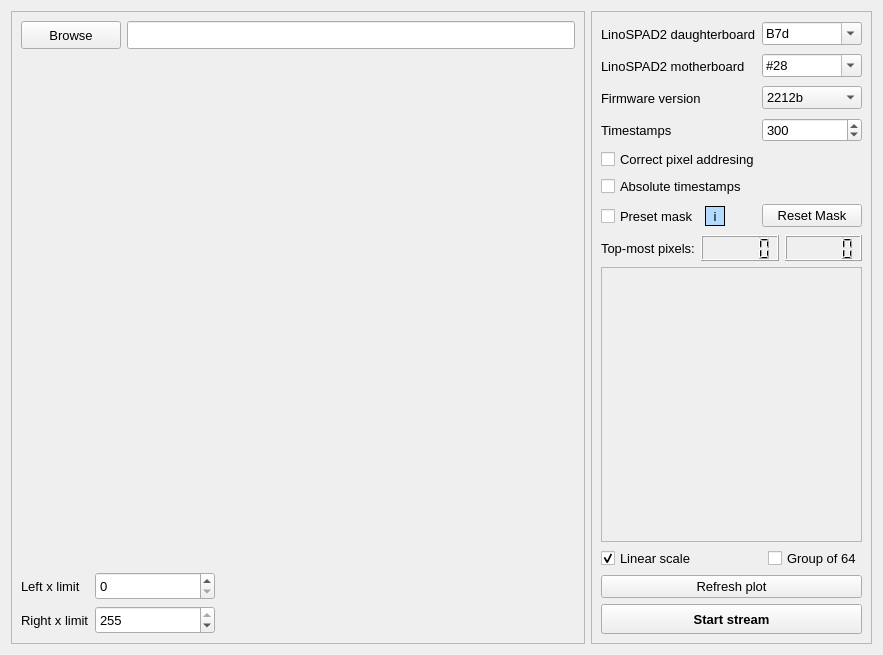
<?xml version="1.0" encoding="UTF-8"?>
<ui version="4.0">
 <class>Form</class>
 <widget class="QWidget" name="Form">
  <property name="geometry">
   <rect>
    <x>0</x>
    <y>0</y>
    <width>883</width>
    <height>655</height>
   </rect>
  </property>
  <property name="windowTitle">
   <string>Form</string>
  </property>
  <layout class="QGridLayout" name="gridLayout_2">
   <item row="0" column="1">
    <widget class="QFrame" name="frame_2">
     <property name="sizePolicy">
      <sizepolicy hsizetype="Fixed" vsizetype="Preferred">
       <horstretch>0</horstretch>
       <verstretch>0</verstretch>
      </sizepolicy>
     </property>
     <property name="frameShape">
      <enum>QFrame::StyledPanel</enum>
     </property>
     <property name="frameShadow">
      <enum>QFrame::Raised</enum>
     </property>
     <layout class="QVBoxLayout" name="verticalLayout">
      <item>
       <layout class="QHBoxLayout" name="horizontalLayout_7">
        <item>
         <widget class="QLabel" name="label_comboBox_mask_2">
          <property name="enabled">
           <bool>true</bool>
          </property>
          <property name="minimumSize">
           <size>
            <width>0</width>
            <height>26</height>
           </size>
          </property>
          <property name="font">
           <font>
            <pointsize>10</pointsize>
           </font>
          </property>
          <property name="text">
           <string>LinoSPAD2 daughterboard</string>
          </property>
          <property name="alignment">
           <set>Qt::AlignLeading|Qt::AlignLeft|Qt::AlignVCenter</set>
          </property>
         </widget>
        </item>
        <item>
         <widget class="QComboBox" name="comboBox_mask_2">
          <property name="enabled">
           <bool>true</bool>
          </property>
          <property name="sizePolicy">
           <sizepolicy hsizetype="Fixed" vsizetype="Fixed">
            <horstretch>0</horstretch>
            <verstretch>0</verstretch>
           </sizepolicy>
          </property>
          <property name="minimumSize">
           <size>
            <width>100</width>
            <height>0</height>
           </size>
          </property>
          <property name="font">
           <font>
            <pointsize>10</pointsize>
           </font>
          </property>
          <property name="editable">
           <bool>true</bool>
          </property>
          <property name="currentText">
           <string>B7d</string>
          </property>
          <property name="currentIndex">
           <number>0</number>
          </property>
          <property name="insertPolicy">
           <enum>QComboBox::InsertAtCurrent</enum>
          </property>
          <property name="placeholderText">
           <string notr="true"/>
          </property>
          <item>
           <property name="text">
            <string>B7d</string>
           </property>
          </item>
          <item>
           <property name="text">
            <string>NL11</string>
           </property>
          </item>
          <item>
           <property name="text">
            <string>A5</string>
           </property>
          </item>
          <item>
           <property name="text">
            <string>D2b</string>
           </property>
          </item>
         </widget>
        </item>
       </layout>
      </item>
      <item>
       <layout class="QHBoxLayout" name="horizontalLayout_8" stretch="0,0">
        <property name="spacing">
         <number>6</number>
        </property>
        <property name="sizeConstraint">
         <enum>QLayout::SetFixedSize</enum>
        </property>
        <property name="topMargin">
         <number>0</number>
        </property>
        <property name="bottomMargin">
         <number>0</number>
        </property>
        <item>
         <widget class="QLabel" name="label_comboBox_mb_2">
          <property name="minimumSize">
           <size>
            <width>0</width>
            <height>26</height>
           </size>
          </property>
          <property name="font">
           <font>
            <pointsize>10</pointsize>
           </font>
          </property>
          <property name="text">
           <string>LinoSPAD2 motherboard</string>
          </property>
         </widget>
        </item>
        <item>
         <widget class="QComboBox" name="comboBox_mb_2">
          <property name="sizePolicy">
           <sizepolicy hsizetype="Fixed" vsizetype="Fixed">
            <horstretch>0</horstretch>
            <verstretch>0</verstretch>
           </sizepolicy>
          </property>
          <property name="minimumSize">
           <size>
            <width>100</width>
            <height>0</height>
           </size>
          </property>
          <property name="font">
           <font>
            <pointsize>10</pointsize>
           </font>
          </property>
          <property name="editable">
           <bool>true</bool>
          </property>
          <property name="insertPolicy">
           <enum>QComboBox::InsertAtCurrent</enum>
          </property>
          <item>
           <property name="text">
            <string>#28</string>
           </property>
          </item>
          <item>
           <property name="text">
            <string>#33</string>
           </property>
          </item>
          <item>
           <property name="text">
            <string>#21</string>
           </property>
          </item>
          <item>
           <property name="text">
            <string>#36</string>
           </property>
          </item>
          <item>
           <property name="text">
            <string>#37</string>
           </property>
          </item>
          <item>
           <property name="text">
            <string>#4</string>
           </property>
          </item>
          <item>
           <property name="text">
            <string>#29</string>
           </property>
          </item>
         </widget>
        </item>
       </layout>
      </item>
      <item>
       <layout class="QHBoxLayout" name="horizontalLayout">
        <property name="topMargin">
         <number>0</number>
        </property>
       </layout>
      </item>
      <item>
       <layout class="QHBoxLayout" name="horizontalLayout_9">
        <property name="bottomMargin">
         <number>0</number>
        </property>
        <item>
         <widget class="QLabel" name="label_FW_2">
          <property name="minimumSize">
           <size>
            <width>0</width>
            <height>26</height>
           </size>
          </property>
          <property name="font">
           <font>
            <pointsize>10</pointsize>
           </font>
          </property>
          <property name="text">
           <string>Firmware version</string>
          </property>
          <property name="alignment">
           <set>Qt::AlignLeading|Qt::AlignLeft|Qt::AlignVCenter</set>
          </property>
         </widget>
        </item>
        <item>
         <widget class="QComboBox" name="comboBox_FW_2">
          <property name="sizePolicy">
           <sizepolicy hsizetype="Fixed" vsizetype="Fixed">
            <horstretch>0</horstretch>
            <verstretch>0</verstretch>
           </sizepolicy>
          </property>
          <property name="minimumSize">
           <size>
            <width>100</width>
            <height>0</height>
           </size>
          </property>
          <property name="font">
           <font>
            <pointsize>10</pointsize>
           </font>
          </property>
          <item>
           <property name="text">
            <string>2212b</string>
           </property>
          </item>
          <item>
           <property name="text">
            <string>2208</string>
           </property>
          </item>
          <item>
           <property name="text">
            <string>2212s</string>
           </property>
          </item>
         </widget>
        </item>
       </layout>
      </item>
      <item>
       <layout class="QHBoxLayout" name="horizontalLayout_11">
        <item>
         <widget class="QLabel" name="label_timestamps_2">
          <property name="minimumSize">
           <size>
            <width>0</width>
            <height>26</height>
           </size>
          </property>
          <property name="font">
           <font>
            <pointsize>10</pointsize>
           </font>
          </property>
          <property name="toolTip">
           <string>&lt;html&gt;&lt;head/&gt;&lt;body&gt;&lt;p&gt;Number of timestamps per pixel per acquisition cycle. The default is 512.&lt;/p&gt;&lt;/body&gt;&lt;/html&gt;</string>
          </property>
          <property name="lineWidth">
           <number>0</number>
          </property>
          <property name="text">
           <string>Timestamps</string>
          </property>
          <property name="textFormat">
           <enum>Qt::PlainText</enum>
          </property>
          <property name="alignment">
           <set>Qt::AlignLeading|Qt::AlignLeft|Qt::AlignVCenter</set>
          </property>
         </widget>
        </item>
        <item>
         <widget class="QSpinBox" name="spinBox_timestamps_2">
          <property name="sizePolicy">
           <sizepolicy hsizetype="Fixed" vsizetype="Fixed">
            <horstretch>0</horstretch>
            <verstretch>0</verstretch>
           </sizepolicy>
          </property>
          <property name="minimumSize">
           <size>
            <width>100</width>
            <height>0</height>
           </size>
          </property>
          <property name="font">
           <font>
            <pointsize>10</pointsize>
           </font>
          </property>
          <property name="maximum">
           <number>1536</number>
          </property>
          <property name="value">
           <number>300</number>
          </property>
         </widget>
        </item>
       </layout>
      </item>
      <item>
       <widget class="QCheckBox" name="checkBox_pix_add_fix">
        <property name="font">
         <font>
          <pointsize>10</pointsize>
         </font>
        </property>
        <property name="text">
         <string>Correct pixel addresing</string>
        </property>
       </widget>
      </item>
      <item>
       <widget class="QCheckBox" name="checkBox_abs_timestamps">
        <property name="font">
         <font>
          <pointsize>10</pointsize>
         </font>
        </property>
        <property name="toolTip">
         <string>&lt;html&gt;&lt;head/&gt;&lt;body&gt;&lt;p&gt;Check if the data files were collected with absolute timestamps: two extra 32-bit words at the start of each acquisition cycle.&lt;/p&gt;&lt;/body&gt;&lt;/html&gt;</string>
        </property>
        <property name="text">
         <string>Absolute timestamps</string>
        </property>
       </widget>
      </item>
      <item>
       <layout class="QHBoxLayout" name="horizontalLayout_10">
        <property name="topMargin">
         <number>0</number>
        </property>
        <property name="bottomMargin">
         <number>0</number>
        </property>
        <item>
         <widget class="QCheckBox" name="checkBox_presetMask_2">
          <property name="enabled">
           <bool>true</bool>
          </property>
          <property name="minimumSize">
           <size>
            <width>0</width>
            <height>26</height>
           </size>
          </property>
          <property name="font">
           <font>
            <pointsize>10</pointsize>
           </font>
          </property>
          <property name="text">
           <string>Preset mask</string>
          </property>
         </widget>
        </item>
        <item>
         <widget class="QLabel" name="label_presetMaskInfo_2">
          <property name="minimumSize">
           <size>
            <width>20</width>
            <height>20</height>
           </size>
          </property>
          <property name="maximumSize">
           <size>
            <width>20</width>
            <height>20</height>
           </size>
          </property>
          <property name="palette">
           <palette>
            <active>
             <colorrole role="Button">
              <brush brushstyle="SolidPattern">
               <color alpha="255">
                <red>173</red>
                <green>240</green>
                <blue>240</blue>
               </color>
              </brush>
             </colorrole>
             <colorrole role="Midlight">
              <brush brushstyle="SolidPattern">
               <color alpha="255">
                <red>160</red>
                <green>226</green>
                <blue>227</blue>
               </color>
              </brush>
             </colorrole>
             <colorrole role="Base">
              <brush brushstyle="SolidPattern">
               <color alpha="255">
                <red>255</red>
                <green>255</green>
                <blue>255</blue>
               </color>
              </brush>
             </colorrole>
             <colorrole role="Window">
              <brush brushstyle="SolidPattern">
               <color alpha="255">
                <red>178</red>
                <green>219</green>
                <blue>255</blue>
               </color>
              </brush>
             </colorrole>
            </active>
            <inactive>
             <colorrole role="Button">
              <brush brushstyle="SolidPattern">
               <color alpha="255">
                <red>173</red>
                <green>240</green>
                <blue>240</blue>
               </color>
              </brush>
             </colorrole>
             <colorrole role="Midlight">
              <brush brushstyle="SolidPattern">
               <color alpha="255">
                <red>227</red>
                <green>227</green>
                <blue>227</blue>
               </color>
              </brush>
             </colorrole>
             <colorrole role="Base">
              <brush brushstyle="SolidPattern">
               <color alpha="255">
                <red>255</red>
                <green>255</green>
                <blue>255</blue>
               </color>
              </brush>
             </colorrole>
             <colorrole role="Window">
              <brush brushstyle="SolidPattern">
               <color alpha="255">
                <red>178</red>
                <green>219</green>
                <blue>255</blue>
               </color>
              </brush>
             </colorrole>
            </inactive>
            <disabled>
             <colorrole role="Button">
              <brush brushstyle="SolidPattern">
               <color alpha="255">
                <red>173</red>
                <green>240</green>
                <blue>240</blue>
               </color>
              </brush>
             </colorrole>
             <colorrole role="Midlight">
              <brush brushstyle="SolidPattern">
               <color alpha="255">
                <red>247</red>
                <green>247</green>
                <blue>247</blue>
               </color>
              </brush>
             </colorrole>
             <colorrole role="Base">
              <brush brushstyle="SolidPattern">
               <color alpha="255">
                <red>178</red>
                <green>219</green>
                <blue>255</blue>
               </color>
              </brush>
             </colorrole>
             <colorrole role="Window">
              <brush brushstyle="SolidPattern">
               <color alpha="255">
                <red>178</red>
                <green>219</green>
                <blue>255</blue>
               </color>
              </brush>
             </colorrole>
            </disabled>
           </palette>
          </property>
          <property name="font">
           <font>
            <pointsize>10</pointsize>
           </font>
          </property>
          <property name="cursor">
           <cursorShape>WhatsThisCursor</cursorShape>
          </property>
          <property name="toolTip">
           <string>&lt;html&gt;&lt;head/&gt;&lt;body&gt;&lt;p&gt;Mask for warm pixels of a certain LinoSPAD2 board, which can be selected above.&lt;/p&gt;&lt;/body&gt;&lt;/html&gt;</string>
          </property>
          <property name="autoFillBackground">
           <bool>true</bool>
          </property>
          <property name="frameShape">
           <enum>QFrame::Box</enum>
          </property>
          <property name="text">
           <string>i</string>
          </property>
          <property name="textFormat">
           <enum>Qt::AutoText</enum>
          </property>
          <property name="scaledContents">
           <bool>false</bool>
          </property>
          <property name="alignment">
           <set>Qt::AlignCenter</set>
          </property>
         </widget>
        </item>
        <item>
         <spacer name="horizontalSpacer_3">
          <property name="orientation">
           <enum>Qt::Horizontal</enum>
          </property>
          <property name="sizeHint" stdset="0">
           <size>
            <width>5</width>
            <height>20</height>
           </size>
          </property>
         </spacer>
        </item>
        <item>
         <widget class="QPushButton" name="pushButton_resetMask_2">
          <property name="sizePolicy">
           <sizepolicy hsizetype="Fixed" vsizetype="Fixed">
            <horstretch>0</horstretch>
            <verstretch>0</verstretch>
           </sizepolicy>
          </property>
          <property name="minimumSize">
           <size>
            <width>100</width>
            <height>21</height>
           </size>
          </property>
          <property name="font">
           <font>
            <pointsize>10</pointsize>
           </font>
          </property>
          <property name="text">
           <string>Reset Mask</string>
          </property>
         </widget>
        </item>
       </layout>
      </item>
      <item>
       <layout class="QHBoxLayout" name="horizontalLayout_2">
        <property name="topMargin">
         <number>0</number>
        </property>
        <item>
         <widget class="QLabel" name="label_TopMostPixels">
          <property name="minimumSize">
           <size>
            <width>0</width>
            <height>26</height>
           </size>
          </property>
          <property name="font">
           <font>
            <pointsize>10</pointsize>
           </font>
          </property>
          <property name="text">
           <string>Top-most pixels:</string>
          </property>
         </widget>
        </item>
        <item>
         <widget class="QLCDNumber" name="lcdTopMostPixel1"/>
        </item>
        <item>
         <widget class="QLCDNumber" name="lcdTopMostPixel2">
          <property name="font">
           <font>
            <pointsize>8</pointsize>
           </font>
          </property>
         </widget>
        </item>
       </layout>
      </item>
      <item>
       <widget class="QScrollArea" name="scrollArea">
        <property name="minimumSize">
         <size>
          <width>0</width>
          <height>250</height>
         </size>
        </property>
        <property name="widgetResizable">
         <bool>true</bool>
        </property>
        <widget class="QWidget" name="scrollAreaWidgetContents_2">
         <property name="geometry">
          <rect>
           <x>0</x>
           <y>0</y>
           <width>304</width>
           <height>248</height>
          </rect>
         </property>
        </widget>
       </widget>
      </item>
      <item>
       <layout class="QHBoxLayout" name="horizontalLayout_12">
        <property name="bottomMargin">
         <number>0</number>
        </property>
        <item>
         <widget class="QCheckBox" name="checkBox_linearScale_2">
          <property name="font">
           <font>
            <pointsize>10</pointsize>
           </font>
          </property>
          <property name="text">
           <string>Linear scale</string>
          </property>
          <property name="checked">
           <bool>true</bool>
          </property>
         </widget>
        </item>
        <item>
         <spacer name="horizontalSpacer_4">
          <property name="orientation">
           <enum>Qt::Horizontal</enum>
          </property>
          <property name="sizeHint" stdset="0">
           <size>
            <width>40</width>
            <height>20</height>
           </size>
          </property>
         </spacer>
        </item>
        <item>
         <widget class="QCheckBox" name="checkBox_grouping_2">
          <property name="font">
           <font>
            <pointsize>10</pointsize>
           </font>
          </property>
          <property name="toolTip">
           <string>&lt;html&gt;&lt;head/&gt;&lt;body&gt;&lt;p&gt;Check to plot three vertical lines to help allign the peaks in a single group of 64 pixels.&lt;/p&gt;&lt;/body&gt;&lt;/html&gt;</string>
          </property>
          <property name="text">
           <string>Group of 64</string>
          </property>
         </widget>
        </item>
       </layout>
      </item>
      <item>
       <widget class="QPushButton" name="pushButton_refreshPlot">
        <property name="font">
         <font>
          <pointsize>10</pointsize>
         </font>
        </property>
        <property name="text">
         <string>Refresh plot</string>
        </property>
       </widget>
      </item>
      <item>
       <widget class="QPushButton" name="pushButton_startStream">
        <property name="minimumSize">
         <size>
          <width>0</width>
          <height>30</height>
         </size>
        </property>
        <property name="font">
         <font>
          <pointsize>10</pointsize>
          <weight>75</weight>
          <bold>true</bold>
         </font>
        </property>
        <property name="text">
         <string>Start stream</string>
        </property>
       </widget>
      </item>
     </layout>
    </widget>
   </item>
   <item row="0" column="0">
    <widget class="QFrame" name="frame">
     <property name="sizePolicy">
      <sizepolicy hsizetype="Expanding" vsizetype="Expanding">
       <horstretch>0</horstretch>
       <verstretch>0</verstretch>
      </sizepolicy>
     </property>
     <property name="frameShape">
      <enum>QFrame::StyledPanel</enum>
     </property>
     <property name="frameShadow">
      <enum>QFrame::Raised</enum>
     </property>
     <layout class="QGridLayout" name="gridLayout">
      <item row="0" column="0" colspan="2">
       <widget class="QPushButton" name="pushButton_browse">
        <property name="sizePolicy">
         <sizepolicy hsizetype="Fixed" vsizetype="Fixed">
          <horstretch>0</horstretch>
          <verstretch>0</verstretch>
         </sizepolicy>
        </property>
        <property name="minimumSize">
         <size>
          <width>100</width>
          <height>28</height>
         </size>
        </property>
        <property name="font">
         <font>
          <pointsize>10</pointsize>
         </font>
        </property>
        <property name="text">
         <string>Browse</string>
        </property>
       </widget>
      </item>
      <item row="6" column="0">
       <widget class="QLabel" name="label_leftXLim">
        <property name="minimumSize">
         <size>
          <width>0</width>
          <height>28</height>
         </size>
        </property>
        <property name="font">
         <font>
          <pointsize>10</pointsize>
         </font>
        </property>
        <property name="text">
         <string>Left x limit</string>
        </property>
       </widget>
      </item>
      <item row="1" column="0" colspan="3">
       <widget class="QWidget" name="widget_figure" native="true">
        <property name="sizePolicy">
         <sizepolicy hsizetype="Preferred" vsizetype="Preferred">
          <horstretch>0</horstretch>
          <verstretch>0</verstretch>
         </sizepolicy>
        </property>
        <property name="minimumSize">
         <size>
          <width>500</width>
          <height>425</height>
         </size>
        </property>
        <property name="font">
         <font>
          <pointsize>15</pointsize>
         </font>
        </property>
       </widget>
      </item>
      <item row="6" column="1" colspan="2">
       <widget class="QSpinBox" name="spinBox_leftXLim">
        <property name="minimumSize">
         <size>
          <width>0</width>
          <height>28</height>
         </size>
        </property>
        <property name="maximumSize">
         <size>
          <width>120</width>
          <height>16777215</height>
         </size>
        </property>
        <property name="font">
         <font>
          <pointsize>10</pointsize>
         </font>
        </property>
        <property name="maximum">
         <number>255</number>
        </property>
       </widget>
      </item>
      <item row="0" column="2">
       <widget class="QLineEdit" name="lineEdit_browse">
        <property name="minimumSize">
         <size>
          <width>0</width>
          <height>28</height>
         </size>
        </property>
       </widget>
      </item>
      <item row="8" column="0">
       <widget class="QLabel" name="label_rightXLim">
        <property name="minimumSize">
         <size>
          <width>0</width>
          <height>28</height>
         </size>
        </property>
        <property name="font">
         <font>
          <pointsize>10</pointsize>
         </font>
        </property>
        <property name="text">
         <string>Right x limit</string>
        </property>
       </widget>
      </item>
      <item row="8" column="1" colspan="2">
       <widget class="QSpinBox" name="spinBox_rightXLim">
        <property name="minimumSize">
         <size>
          <width>0</width>
          <height>28</height>
         </size>
        </property>
        <property name="maximumSize">
         <size>
          <width>120</width>
          <height>16777215</height>
         </size>
        </property>
        <property name="font">
         <font>
          <pointsize>10</pointsize>
         </font>
        </property>
        <property name="maximum">
         <number>255</number>
        </property>
        <property name="value">
         <number>255</number>
        </property>
       </widget>
      </item>
      <item row="5" column="0" colspan="3">
       <spacer name="verticalSpacer">
        <property name="orientation">
         <enum>Qt::Vertical</enum>
        </property>
        <property name="sizeType">
         <enum>QSizePolicy::Fixed</enum>
        </property>
        <property name="sizeHint" stdset="0">
         <size>
          <width>20</width>
          <height>5</height>
         </size>
        </property>
       </spacer>
      </item>
     </layout>
    </widget>
   </item>
  </layout>
 </widget>
 <resources/>
 <connections/>
</ui>
